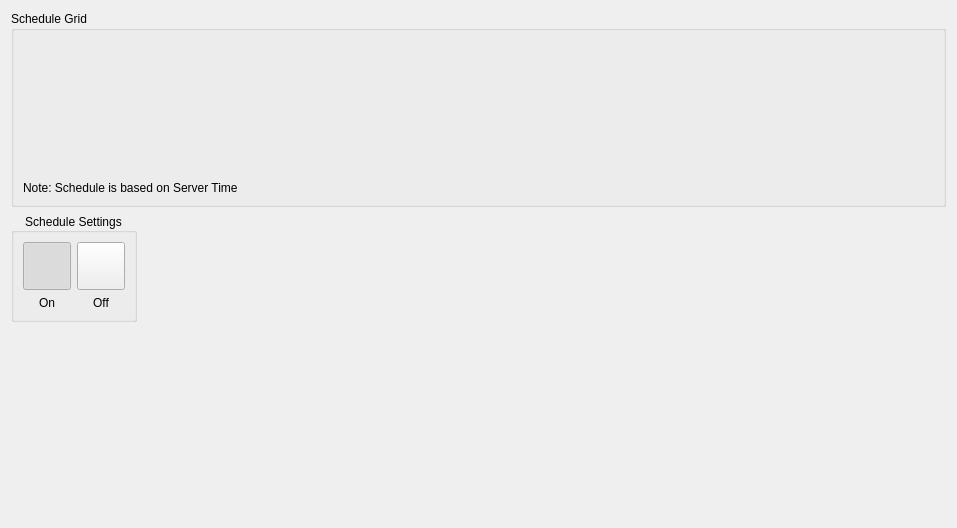
<?xml version="1.0" encoding="UTF-8"?>
<ui version="4.0">
 <class>WeekTimeScheduleWidget</class>
 <widget class="QWidget" name="WeekTimeScheduleWidget">
  <property name="geometry">
   <rect>
    <x>0</x>
    <y>0</y>
    <width>957</width>
    <height>528</height>
   </rect>
  </property>
  <property name="windowTitle">
   <string>WeekTime Schedule Editor</string>
  </property>
  <layout class="QVBoxLayout" name="verticalLayout_8">
   <item>
    <widget class="QGroupBox" name="scheduleGridGroupBox">
     <property name="title">
      <string>Schedule Grid</string>
     </property>
     <property name="flat">
      <bool>true</bool>
     </property>
     <layout class="QVBoxLayout" name="verticalLayout_7">
      <property name="leftMargin">
       <number>9</number>
      </property>
      <item>
       <widget class="QnScheduleGridWidget" name="gridWidget" native="true">
        <property name="enabled">
         <bool>true</bool>
        </property>
        <property name="sizePolicy">
         <sizepolicy hsizetype="Expanding" vsizetype="Expanding">
          <horstretch>0</horstretch>
          <verstretch>0</verstretch>
         </sizepolicy>
        </property>
       </widget>
      </item>
      <item>
       <widget class="QLabel" name="label_5">
        <property name="text">
         <string>Note: Schedule is based on Server Time</string>
        </property>
        <property name="alignment">
         <set>Qt::AlignLeading|Qt::AlignLeft|Qt::AlignVCenter</set>
        </property>
       </widget>
      </item>
     </layout>
    </widget>
   </item>
   <item>
    <layout class="QHBoxLayout" name="horizontalLayout">
     <item>
      <widget class="QGroupBox" name="settingsGroupBox">
       <property name="sizePolicy">
        <sizepolicy hsizetype="Minimum" vsizetype="Preferred">
         <horstretch>0</horstretch>
         <verstretch>0</verstretch>
        </sizepolicy>
       </property>
       <property name="maximumSize">
        <size>
         <width>240</width>
         <height>16777215</height>
        </size>
       </property>
       <property name="title">
        <string>Schedule Settings</string>
       </property>
       <property name="alignment">
        <set>Qt::AlignCenter</set>
       </property>
       <layout class="QVBoxLayout" name="verticalLayout_4">
        <item>
         <layout class="QHBoxLayout" name="horizontalLayout_4">
          <item>
           <layout class="QVBoxLayout" name="verticalLayout">
            <item>
             <widget class="QnCheckedButton" name="recordAlwaysButton">
              <property name="minimumSize">
               <size>
                <width>48</width>
                <height>48</height>
               </size>
              </property>
              <property name="maximumSize">
               <size>
                <width>48</width>
                <height>48</height>
               </size>
              </property>
              <property name="text">
               <string/>
              </property>
              <property name="iconSize">
               <size>
                <width>48</width>
                <height>48</height>
               </size>
              </property>
              <property name="checkable">
               <bool>true</bool>
              </property>
              <property name="checked">
               <bool>true</bool>
              </property>
              <property name="autoExclusive">
               <bool>true</bool>
              </property>
              <property name="popupMode">
               <enum>QToolButton::DelayedPopup</enum>
              </property>
              <property name="autoRaise">
               <bool>false</bool>
              </property>
             </widget>
            </item>
            <item>
             <widget class="QLabel" name="label_4">
              <property name="minimumSize">
               <size>
                <width>0</width>
                <height>0</height>
               </size>
              </property>
              <property name="text">
               <string>On</string>
              </property>
              <property name="textFormat">
               <enum>Qt::AutoText</enum>
              </property>
              <property name="alignment">
               <set>Qt::AlignCenter</set>
              </property>
              <property name="wordWrap">
               <bool>true</bool>
              </property>
             </widget>
            </item>
           </layout>
          </item>
          <item>
           <layout class="QVBoxLayout" name="verticalLayout_3">
            <item>
             <widget class="QnCheckedButton" name="noRecordButton">
              <property name="minimumSize">
               <size>
                <width>48</width>
                <height>48</height>
               </size>
              </property>
              <property name="maximumSize">
               <size>
                <width>48</width>
                <height>48</height>
               </size>
              </property>
              <property name="text">
               <string/>
              </property>
              <property name="iconSize">
               <size>
                <width>48</width>
                <height>48</height>
               </size>
              </property>
              <property name="checkable">
               <bool>true</bool>
              </property>
              <property name="autoExclusive">
               <bool>true</bool>
              </property>
              <property name="autoRaise">
               <bool>false</bool>
              </property>
             </widget>
            </item>
            <item>
             <widget class="QLabel" name="label_8">
              <property name="text">
               <string>Off</string>
              </property>
              <property name="alignment">
               <set>Qt::AlignCenter</set>
              </property>
              <property name="wordWrap">
               <bool>true</bool>
              </property>
             </widget>
            </item>
           </layout>
          </item>
         </layout>
        </item>
       </layout>
      </widget>
     </item>
     <item>
      <spacer name="horizontalSpacer_3">
       <property name="orientation">
        <enum>Qt::Horizontal</enum>
       </property>
       <property name="sizeHint" stdset="0">
        <size>
         <width>40</width>
         <height>20</height>
        </size>
       </property>
      </spacer>
     </item>
     <item>
      <layout class="QVBoxLayout" name="verticalLayout_5"/>
     </item>
    </layout>
   </item>
   <item>
    <spacer name="verticalSpacer">
     <property name="orientation">
      <enum>Qt::Vertical</enum>
     </property>
     <property name="sizeHint" stdset="0">
      <size>
       <width>20</width>
       <height>40</height>
      </size>
     </property>
    </spacer>
   </item>
  </layout>
 </widget>
 <customwidgets>
  <customwidget>
   <class>QnScheduleGridWidget</class>
   <extends>QWidget</extends>
   <header>ui/widgets/properties/schedule_grid_widget.h</header>
   <container>1</container>
  </customwidget>
  <customwidget>
   <class>QnCheckedButton</class>
   <extends>QToolButton</extends>
   <header>ui/widgets/checked_button.h</header>
  </customwidget>
 </customwidgets>
 <resources/>
 <connections/>
 <slots>
  <slot>doNotChangeStateChanged(int)</slot>
 </slots>
</ui>
